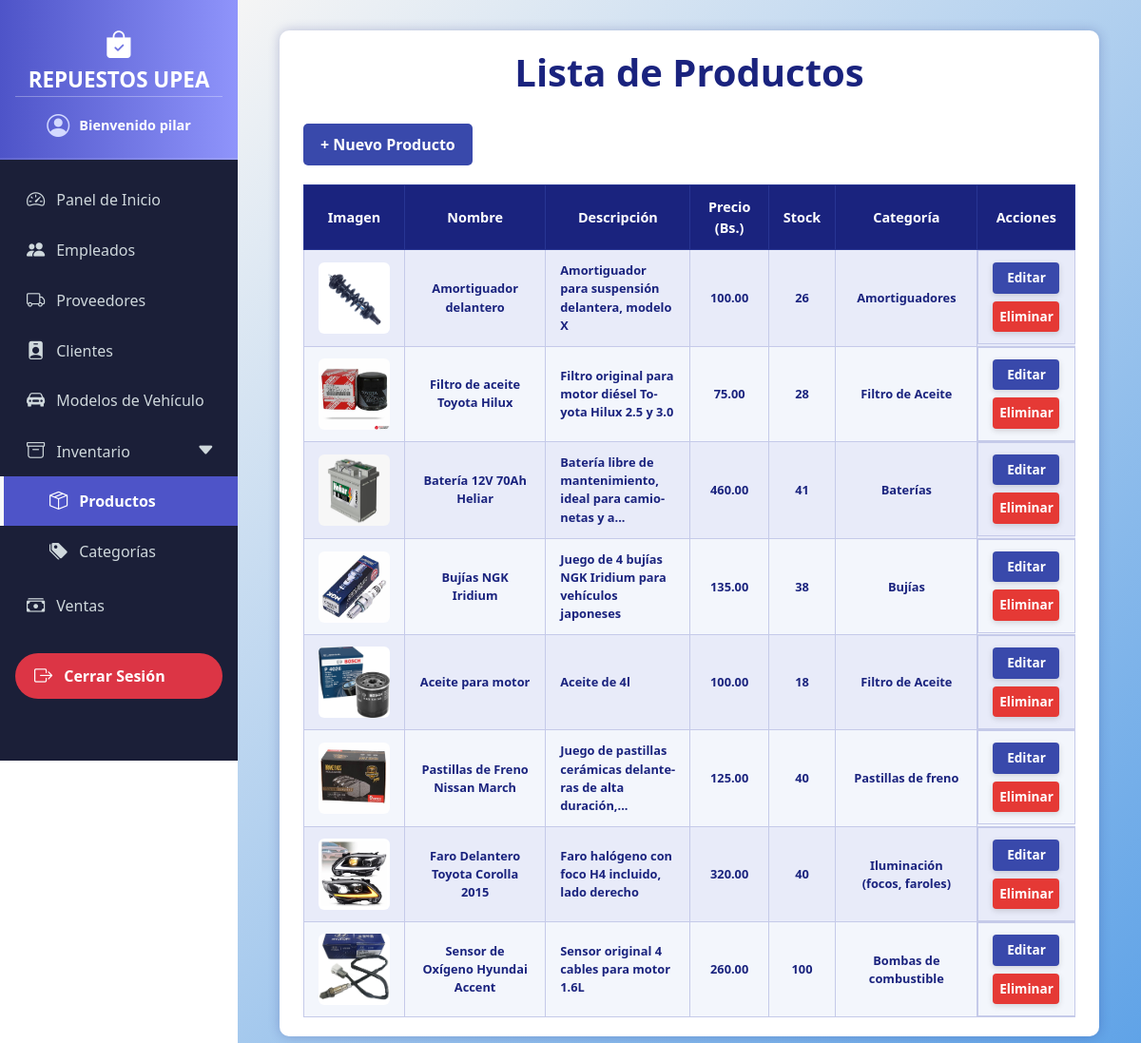
The page /productos/ (signed in) on the database its author committed.
### models/usuario_model.py (models this page shows, shortened)
class Usuario(db.Model, UserMixin):
    __tablename__ = "usuarios"
    id = db.Column(db.Integer, primary_key=True)
    username = db.Column(db.String(20), nullable=False, unique=True)
    password = db.Column(db.String(128), nullable=False)  # Longitud suficiente para hash
    rol = db.Column(db.String(20), nullable=False)
    empleado = db.relationship("Empleado", back_populates="usuario", uselist=False)

### models/producto_model.py (models this page shows, shortened)
class Producto(db.Model):
    __tablename__ = "productos"
    id = db.Column(db.Integer, primary_key=True)
    nombre = db.Column(db.String(100), nullable=False)
    descripcion = db.Column(db.String(255))
    precio = db.Column(db.Float, nullable=False)
    stock = db.Column(db.Integer, nullable=False)
    imagen = db.Column(db.String(255), nullable=True)
    categoria_id = db.Column(db.Integer, db.ForeignKey("categorias.id"))
    categoria = db.relationship("Categoria", back_populates="productos")
    proveedores = db.relationship("ProductoProveedor", back_populates="producto")
    detalles_venta = db.relationship("DetalleVenta", back_populates="producto")

### models/categoria_model.py (models this page shows, shortened)
class Categoria(db.Model):
    __tablename__ = "categorias"
    id = db.Column(db.Integer, primary_key=True)
    nombre = db.Column(db.String(80), nullable=False)
    productos = db.relationship("Producto", back_populates="categoria")
    @staticmethod
    def get_all():
        return Categoria.query.all()

### controllers/producto_controller.py (the view)
@producto_bp.route("/")
@login_required
def index():
    categoria_id = request.args.get('categoria_id', type=int)
    q = request.args.get('q', '').strip()
    query = Producto.query
    if categoria_id:
        query = query.filter(Producto.categoria_id == categoria_id)
    if q:
        query = query.filter(Producto.nombre.ilike(f'%{q}%'))
    productos = query.all()
    categorias = Categoria.get_all()
    return producto_view.list(productos, categorias=categorias, categoria_seleccionada=categoria_id, busqueda=q)

### run.py (called while the page is built)
@login_manager.user_loader
def load_user(user_id):
    return Usuario.query.get(int(user_id))  # Devuelve usuario por id o None

@app.context_processor
def inject_active_path():
    def is_active(path):
        return 'active' if request.path == path else ''
    return dict(is_active=is_active)

@app.context_processor
def inject_carrito_count():
    carrito = session.get('carrito', {})
    total = sum(item['cantidad'] for item in carrito.values()) if carrito else 0
    return dict(carrito_count=total)

### views/producto_view.py (called while the page is built)
def list(productos, categorias=None, categoria_seleccionada=None, busqueda=None):
    return render_template(
        "productos/index.html",
        productos=productos,
        categorias=categorias,
        categoria_seleccionada=categoria_seleccionada,
        busqueda=busqueda
    )

### templates/productos/index.html (shortened to what this page needs)
{% extends 'base.html' %}
{% block content %}
<div class="container">
  <h1>Lista de Productos</h1>
  <a href="{{ url_for('producto.create') }}" class="button">+ Nuevo Producto</a>
  <div class="table-responsive-wrapper">
    <table>
      <thead>
        <tr>
          <th>Imagen</th>
          <th>Nombre</th>
          <th>Descripción</th>
          <th>Precio (Bs.)</th>
          <th>Stock</th>
          <th>Categoría</th>
          <th>Acciones</th>
        </tr>
      </thead>
      <tbody>
        {% for p in productos %}
        <tr>
          <td>
            {% if p.imagen %}
              <img src="{{ url_for('static', filename='img/productos/' ~ p.imagen) }}" alt="{{ p.nombre }}" class="product-image" />
            {% else %}
              No hay imagen
            {% endif %}
          </td>
          <td>{{ p.nombre }}</td>
          <td class="description" title="{{ p.descripcion }}">{{ p.descripcion|truncate(60, True, '...') }}</td>
          <td>{{ "%.2f"|format(p.precio) }}</td>
          <td>{{ p.stock }}</td>
          <td>{{ p.categoria.nombre if p.categoria else 'Sin categoría' }}</td>
          <td class="actions">
            <a href="{{ url_for('producto.edit', id=p.id) }}" class="edit">Editar</a>
            <a href="{{ url_for('producto.delete', id=p.id) }}" class="delete" onclick="return confirm('¿Estás seguro de eliminar este producto?');">Eliminar</a>
          </td>
        </tr>
        {% else %}
        <tr>
          <td colspan="7" style="color:#1a237e; font-style: italic;">No hay productos registrados.</td>
        </tr>
        {% endfor %}
      </tbody>
    </table>
  </div>
</div>
{% endblock %}

### templates/base.html (shortened to what this page needs)
<!doctype html>
<html lang="es">
  <head>
    <link href="https://cdn.jsdelivr.net/npm/bootstrap@5.3.6/dist/css/bootstrap.min.css" rel="stylesheet" />
    <link href="https://cdn.jsdelivr.net/npm/bootstrap-icons@1.10.5/font/bootstrap-icons.css" rel="stylesheet" />
  </head>
  <body>
    <nav class="sidebar">
      <div class="sidebar-header">
        <i class="bi bi-bag-check-fill logo-icon"></i>
        REPUESTOS UPEA
        <div class="welcome-message">
          <i class="bi bi-person-circle"></i>
          <span> Bienvenido
            {% if current_user.is_authenticated %}
              {{ current_user.username }}
            {% else %}
              Invitado
            {% endif %}
          </span>
        </div>
      </div>
      <ul class="nav flex-column mt-3">
        <li class="nav-item">
          <a class="nav-link {{ is_active('/admin') }}" href="{{ url_for('inicio.admin_dashboard') }}">
            <i class="bi bi-speedometer2"></i> Panel de Inicio
          </a>
        </li>
        <li class="nav-item">
          <a class="nav-link {{ is_active('/usuarios/') }}" href="/usuarios/">
            <i class="bi bi-people-fill"></i> Empleados
          </a>
        </li>
        <li class="nav-item">
          <a class="nav-link {{ is_active('/proveedores/') }}" href="/proveedores/">
            <i class="bi bi-truck"></i> Proveedores
          </a>
        </li>
        <li class="nav-item">
          <a class="nav-link {{ is_active('/clientes/') }}" href="/clientes/">
            <i class="bi bi-person-badge-fill"></i> Clientes
          </a>
        </li>
        <li class="nav-item">
          <a class="nav-link {{ is_active('/modelos_vehiculos/') }}" href="/modelos_vehiculos/">
            <i class="bi bi-car-front-fill"></i> Modelos de Vehículo
          </a>
        </li>
        <li class="nav-item">
          <a class="nav-link d-flex justify-content-between align-items-center" data-bs-toggle="collapse" href="#inventarioSubmenu" role="button" aria-expanded="false" aria-controls="inventarioSubmenu">
            <span><i class="bi bi-archive me-2"></i> Inventario</span>
            <i class="bi bi-caret-down-fill"></i>
          </a>
          <div class="collapse {{ 'show' if is_active('/productos/') or is_active('/categorias/') else '' }}" id="inventarioSubmenu">
            <ul class="btn-toggle-nav list-unstyled fw-normal pb-1 small">
              <li>
                <a href="/productos/" class="nav-link {{ is_active('/productos/') }}">
                  <i class="bi bi-box-seam"></i> Productos
                </a>
              </li>
              <li>
                <a href="/categorias/" class="nav-link {{ is_active('/categorias/') }}">
                  <i class="bi bi-tags-fill"></i> Categorías
                </a>
              </li>
            </ul>
          </div>
        </li>
        <li class="nav-item">
          <a class="nav-link {{ is_active('/ventas/') }}" href="/ventas">
            <i class="bi bi-cash-stack"></i> Ventas
          </a>
        </li>
        <br>
        <li class="nav-item mt-auto mb-3">
          <a class="nav-link text-white bg-danger fw-bold rounded-pill mx-3 text-center" style="padding: 0.6rem 1rem;" href="{{ url_for('logout') }}">
            <i class="bi bi-box-arrow-right"></i> Cerrar Sesión
          </a>
        </li>
      </ul>
    </nav>
    <div class="main-content">
      <div class="container-fluid">
        {% block content %}
        {% endblock %}
      </div>
    </div>
  </body>
</html>

### templates/base.html (style rules this page uses)
body { margin: 0; padding: 0; font-family: 'Segoe UI', Tahoma, Geneva, Verdana, sans-serif; }
.sidebar { position: fixed; top: 0; left: 0; width: 250px; height: 100vh; background-color: #1b1f38; display: flex; flex-direction: column; z-index: 1050; transform: translateX(0); transition: transform 0.3s ease-in-out; }
.sidebar-header { background: linear-gradient(90deg, #4e54c8, #8f94fb); padding: 1.5rem 1rem 1rem 1rem; color: white; font-weight: 700; font-size: 1.4rem; text-align: center; user-select: none; border-bottom: 2px solid rgba(255, 255, 255, 0.1); display: flex; flex-direction: column; align-items: center; }
.sidebar-header i.logo-icon { font-size: 1.8rem; }
.welcome-message { border-top: 1px solid rgba(255,255,255,0.3); padding-top: 0.75rem; font-weight: 400; font-size: 0.9rem; width: 100%; color: #e0e0ffcc; user-select: none; }
.welcome-message i { font-size: 1.5rem; vertical-align: middle; margin-right: 0.4rem; color: #d3d9ff; }
.welcome-message span { vertical-align: middle; font-weight: 600; color: white; }
.sidebar .nav-link { color: #cfd8dc; padding: 0.75rem 1.5rem; font-size: 1rem; display: flex; align-items: center; gap: 0.75rem; border-left: 4px solid transparent; transition: all 0.3s ease; }
.sidebar .nav-link i { font-size: 1.2rem; }
.sidebar .nav-link.active { background-color: #4e54c8; color: white; border-left-color: #f8f9fa; font-weight: 600; }
.main-content { margin-left: 250px; padding: 2rem; background: linear-gradient(135deg, #f5f5f5, #5ea2e7); min-height: 100vh; color: #000000; transition: margin-left 0.3s ease-in-out; }
.btn-toggle-nav .nav-link { padding-left: 3rem; }
.btn-toggle-nav .nav-link.active { background-color: #4e54c8; color: white; border-left-color: #f8f9fa; font-weight: 600; }

### templates/productos/index.html (style rules this page uses)
body { background-color: #ffffff; color: #222; font-family: 'Segoe UI', Tahoma, Geneva, Verdana, sans-serif; }
h1 { margin-bottom: 30px; color: #1a237e; font-weight: 700; text-align: center; }
.container { max-width: 1500px; margin: 0 auto; background-color: #fff; padding: 20px 25px; border-radius: 10px; box-shadow: 0 0 12px rgba(26, 35, 126, 0.25); }
a.button { display: inline-block; background-color: #3949ab; color: white; padding: 10px 18px; margin-bottom: 20px; border-radius: 5px; text-decoration: none; font-weight: 600; transition: background-color 0.3s ease; }
.table-responsive-wrapper { width: 100%; overflow-x: auto; -webkit-overflow-scrolling: touch; }
table { width: 100%; border-collapse: collapse; font-size: 0.9rem; min-width: 700px; }
thead { background-color: #1a237e; color: white; }
thead th { padding: 12px 15px; font-weight: 700; text-align: center; border: 1px solid #283593; }
tbody tr { background-color: #f3f6fc; border-bottom: 1px solid #c5cae9; transition: background-color 0.3s ease; }
tbody tr:nth-child(odd) { background-color: #e8ebf9; }
tbody td { padding: 12px 15px; text-align: center; vertical-align: middle; border: 1px solid #c5cae9; color: #1a237e; font-size: 0.8rem; font-weight: 700; }
tbody td.description { text-align: left; max-width: 300px; white-space: normal; overflow-wrap: break-word; word-wrap: break-word; hyphens: auto; }
img.product-image { width: 75px; height: 75px; border-radius: 6px; image-rendering: crisp-edges; }
.actions { display: flex; flex-direction: column; align-items: center; gap: 8px; }
.actions a { padding: 6px 0; width: 70px; text-align: center; border-radius: 4px; font-size: 0.85rem; text-decoration: none; font-weight: 600; color: white; display: inline-block; box-shadow: 0 2px 6px rgba(0, 0, 0, 0.15); transition: background-color 0.3s ease; user-select: none; }
.actions a.edit { background-color: #3949ab; }
.actions a.delete { background-color: #e53935; }

### rows shown on the page
Usuario: username "pilar"
Producto: imagen (picture), nombre "Amortiguador delantero", descripcion "Amortiguador para suspensión delantera, modelo X", precio "100.00", stock "26", categoria "Amortiguadores"
Producto: imagen (picture), nombre "Filtro de aceite Toyota Hilux", descripcion "Filtro original para motor diésel Toyota Hilux 2.5 y 3.0", precio "75.00", stock "28", categoria "Filtro de Aceite"
Producto: imagen (picture), nombre "Batería 12V 70Ah Heliar", descripcion "Batería libre de mantenimiento, ideal para camionetas y a...", precio "460.00", stock "41", categoria "Baterías"
Producto: imagen (picture), nombre "Bujías NGK Iridium", descripcion "Juego de 4 bujías NGK Iridium para vehículos japoneses", precio "135.00", stock "38", categoria "Bujías"
Producto: imagen (picture), nombre "Aceite para motor", descripcion "Aceite de 4l", precio "100.00", stock "18", categoria "Filtro de Aceite"
Producto: imagen (picture), nombre "Pastillas de Freno Nissan March", descripcion "Juego de pastillas cerámicas delanteras de alta duración,...", precio "125.00", stock "40", categoria "Pastillas de freno"
Producto: imagen (picture), nombre "Faro Delantero Toyota Corolla 2015", descripcion "Faro halógeno con foco H4 incluido, lado derecho", precio "320.00", stock "40", categoria "Iluminación (focos, faroles)"
Producto: imagen (picture), nombre "Sensor de Oxígeno Hyundai Accent", descripcion "Sensor original 4 cables para motor 1.6L", precio "260.00", stock "100", categoria "Bombas de combustible"
